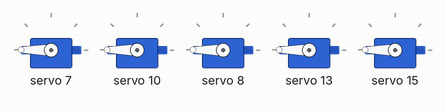
Simulated run of this sketch. Board: Arduino Uno, built with avr-gcc and run on an emulated ATmega328P. Shown: 5 × servo. At 3.1 s the program stops and its outputs stay as they are.

Above: at 3.1 s.
Timing chart, 0 to 4.6 s (numbered marks = the images above):
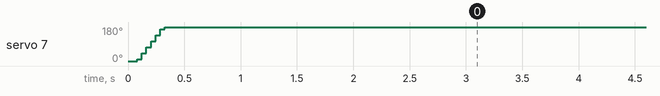

The sketch:

Car_advance.ino
```cpp
// (licence header left out)
#include <Wire.h>
#include "./Adafruit_PWMServoDriver.h"
Adafruit_PWMServoDriver pwm = Adafruit_PWMServoDriver(0x40);

/**
* Function       setup
* @author        liusen
* @date          2017.07.25
* @brief         Initial configuration
* @param[in]     void
* @retval        void
* @par History   no
*/
void setup()
{
   pwm.begin();
   pwm.setPWMFreq(60);  // Analog servos run at ~60 Hz updates
   LOGO_breathing_light(255, 40, 5);   //Gradually light the blue light of the Yhaboom_LOGO
}

/**
* Function       LOGO_light(brightness,time,increament)
* @author        wusicaijuan
* @date          2019.06.26
* @brief         LOGO_light
* @param[in1]    brightness
* @param[in2]    time
* @param[in3]    increament
* @param[out]    void
* @retval        void
* @par History   no
*/
void LOGO_breathing_light(int brightness, int time, int increament)
{
  if (brightness < 0)
  {
    brightness = 0;
  }
  if (brightness > 255)
  {
    brightness = 255;
  }
  for (int b = 0; b < brightness; b += increament)
  {
    int newb = map(b, 0, 255, 0, 4095);
    pwm.setPWM(7, 0, newb);
    delay(time);
  }
}

/**
* Function       run
* @author        wusicaijuan
* @date          2019.06.25
* @brief         Car_advance
* @param[in]     Speed
* @param[out]    void
* @retval        void
* @par History   no
*/
void run(int Speed)
{
  Speed = map(Speed, 0, 255, 0, 4095);
  pwm.setPWM(10, 0, Speed); //Right front wheel Forward
  pwm.setPWM(11, 0, 0);
  pwm.setPWM(8, 0, Speed); //Right rear wheel Forward
  pwm.setPWM(9, 0, 0);

  pwm.setPWM(13, 0, Speed); //Left front wheel Forward
  pwm.setPWM(12, 0, 0);
  pwm.setPWM(15, 0, Speed); //Left rear wheel Forward
  pwm.setPWM(14, 0, 0);
}

/**
* Function       loop
* @author        Cindy
* @date          2019.07.30
* @brief         main fuction
* @param[in]     void
* @retval        void
* @par History   no
*/

void loop()
{
    delay(1000);
    while(1)
    {
       run(150);    //This speed can be adjusted by yourslef
    }
}
```
